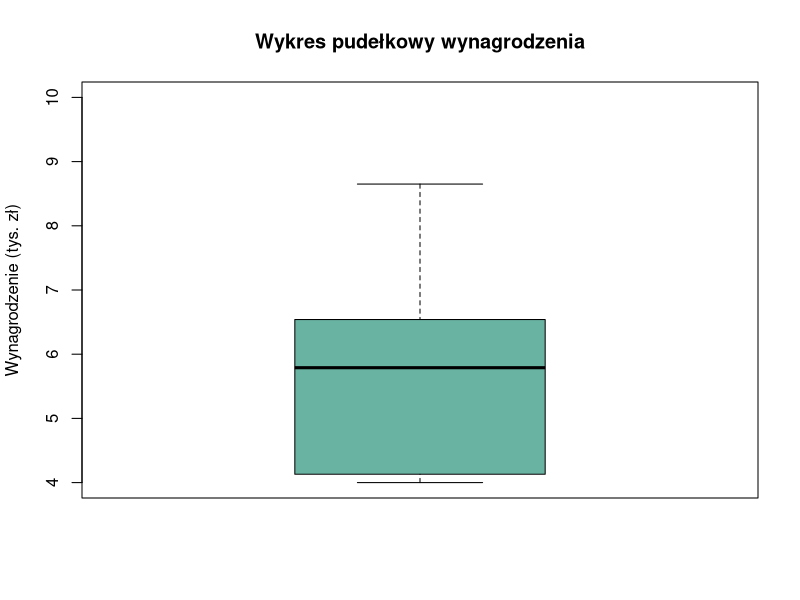
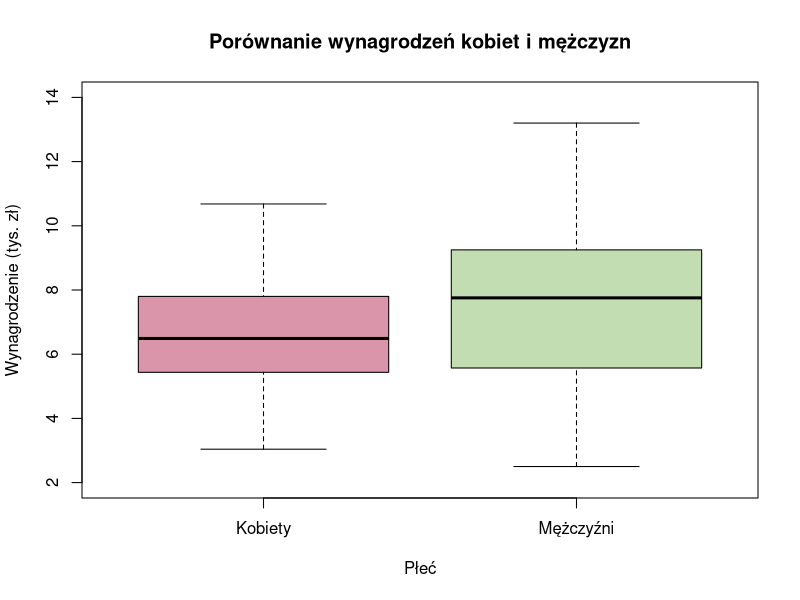

Source code (R) for these figures, in order:
library(tidyverse)

wynagrodzenia=c(10.94, 4.85, 8.07, 6.98, 7.01, 6.54, 6.12, 6.05, 8.65, 6.49, 4.00, 4.00, 4.09, 6.26, 4.00, 5.79, 4.13, 4.91, 4.00, 4.29, 4.35)

#A

#wartości ekstremalne
xmin=min(wynagrodzenia) #4
xmax=max(wynagrodzenia) #10.94
R=xmax-xmin #6.94

#b

#kwartyle
quantile(wynagrodzenia)
#pierwszy: 4.13
#drugi (mediana): 5.79
#trzeci: 6.54

#c
#wykres pudełkowy

#d WYCIĄGNĄĆ WNIOSKI O ROZKŁADZIE:
#wszystkie dane w przedziale [4.00, 10.94]
#ok. 50% danych mieści się w przedziale [4.13, 6.54]
#ok 50% danych ma wartości poniżej 5.79
#ok 25% danych ma wartości poniżej 4.13 oraz ok 25% danych ma wartości powyżej 6.54

#d
#WYKRES PUDEŁKOWY
boxplot(wynagrodzenia, outline=FALSE, col="#69b3a2", main="Wykres pudełkowy wynagrodzenia", ylim=c(4,10), ylab="Wynagrodzenie (tys. zł)")

#e
# rozstęp międzykwartylowy
q1=quantile(wynagrodzenia, prob=0.25)
q2=median(wynagrodzenia)
q3=quantile(wynagrodzenia, prob=0.75)
IRQ=q3-q1 #2.41

#odchylenie ćwiartkowe
Q=(q3-q1)/2 #1.205 czyli ok. 1.23

#kwartyl średni
Q_śr=(q1+q3)/2 #5.335 

#pozycyjny współczynnik asymetrii:
Vasp=(q1+q3-2*q2)/(2*Q) #-0.3775934 czyli ok. -0.38

#kwartylny współczynnik asymetrii
VzQ=Q/q2*100 #20.81%


#ZADANIE 2
#KOBIETY
wynagrodzenie_k=c(5.88, 7.15, 5.72, 6.66, 5.76, 6.25, 7.55, 7.94, 4.18, 6.17, 4.81, 4.77, 5.50, 5.91,
                  6.02, 5.58, 3.88, 4.15, 4.92, 7.07, 5.88, 4.77, 6.15, 5.40, 6.98, 5.90, 4.52, 4.57,
                  6.11, 5.58, 6.94, 8.11, 8.06, 6.75, 8.23, 10.68, 6.86, 3.04, 4.92, 6.49, 3.66, 7.46,
                  9.65, 5.60, 6.63, 9.51, 7.15, 9.49, 4.78, 7.10, 5.86, 10.17, 5.47, 9.12, 8.51, 7.08,
                  7.02, 5.40, 8.18, 5.21, 5.57, 3.87, 7.19, 8.21, 10.13, 9.81, 5.32, 6.78, 7.66, 6.99,
                  10.46, 11.36, 9.51, 8.06, 3.27)
xmink=min(wynagrodzenie_k) #3.04
xmaxk=max(wynagrodzenie_k) #11.36
q1k=quantile(wynagrodzenie_k, prob=0.25) #5.44
q2k=median(wynagrodzenie_k) #6.49
q3k=quantile(wynagrodzenie_k, prob=0.75) #7.8

Qk=(q3k-q1k)/2
Vaspk=(q1k+q3k-2*q2k)/(2*Qk) #0.11
VzQk=Qk/q2k*100 #18.22%





wynagrodzenie_m=c(5.23, 7.38, 9.14, 3.77, 11.29, 7.41, 3.83, 6.53, 5.40, 5.38, 6.11, 8.58, 4.00, 9.08,
                  8.71, 12.79, 5.52, 9.01, 4.72, 9.59, 5.02, 9.60, 5.61, 8.31, 10.95, 7.95, 6.13, 5.14,
                  7.66, 9.85, 8.40, 13.20, 8.03, 8.67, 6.53, 5.04, 11.27, 7.33, 8.28, 12.49, 6.44, 8.35,
                  8.05, 2.50, 5.57, 8.93, 7.84, 9.71, 6.61, 10.87, 9.47, 9.29, 7.67, 6.59, 5.04, 6.22,
                  3.83, 10.59, 9.25, 9.04, 7.59, 5.35, 10.25, 5.03, 10.99, 10.33, 7.16, 2.66, 8.20, 7.32)
xminm=min(wynagrodzenie_m) #2.5
xmaxm=max(wynagrodzenie_m) #13.2
q1m=quantile(wynagrodzenie_m, prob=0.25) #5.58
q2m=median(wynagrodzenie_m) #7.76
q3m=quantile(wynagrodzenie_m, prob=0.75) #9.22

Qm=(q3m-q1m)/2
Vaspm=(q1m+q3m-2*q2m)/(2*Qm) #-0.19
VzQm=Qm/q2m*100 #23.48%


#B WYKRES WSPÓLNY
dane <- data.frame(
  wynagrodzenie_w = c(wynagrodzenie_m, wynagrodzenie_k),
  płeć = rep(c("Mężczyźni", "Kobiety"), c(length(wynagrodzenie_m), length(wynagrodzenie_k)))
)

boxplot(
  wynagrodzenie_w ~ płeć, data = dane, outline = FALSE,
  col = c("#DA95AAFF", "#C2DDB2FF"), 
  xlab = "Płeć",
  ylab = "Wynagrodzenie (tys. zł)",
  ylim=c(2,14),
  main = "Porównanie wynagrodzeń kobiet i mężczyzn")

